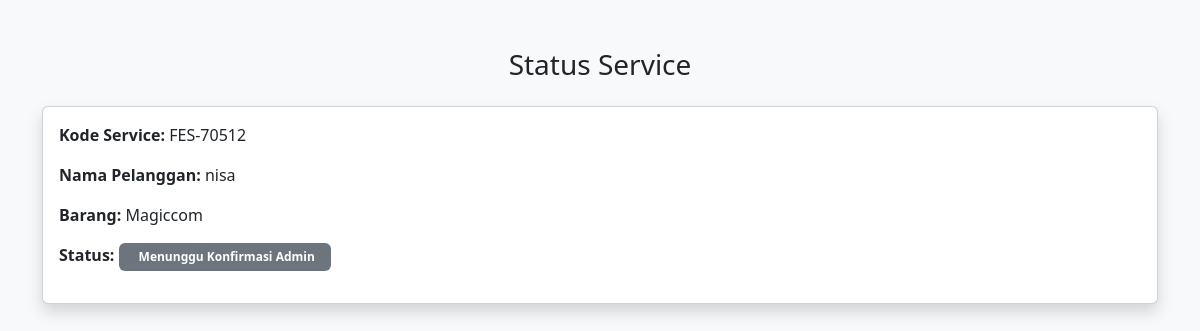
The page /status.php?kode=FES-70512 on the database its author committed.
### tables this page shows
CREATE TABLE `service` (
  `id` int(11) NOT NULL,
  `kode` varchar(20) DEFAULT NULL,
  `nama` varchar(100) DEFAULT NULL,
  `telepon` varchar(20) DEFAULT NULL,
  `alamat` text DEFAULT NULL,
  `jenis` varchar(50) DEFAULT NULL,
  `keluhan` text DEFAULT NULL,
  `status` varchar(50) DEFAULT NULL
);

### status.php (the view, shortened to what this page needs)
<?php
include 'db.php';
$kode = $_GET['kode'] ?? '';
?>
<!DOCTYPE html>
<html lang="id">
<head>
    <link href="https://cdn.jsdelivr.net/npm/bootstrap@5.3.2/dist/css/bootstrap.min.css" rel="stylesheet">
</head>
<body class="bg-light">
<div class="container py-5">
    <h3 class="text-center mb-4">Status Service</h3>
<?php
if ($kode == '') {
    echo '<div class="alert alert-info text-center">
            Silakan masukkan kode service melalui halaman utama.
          </div>';
} else {
    $kode = mysqli_real_escape_string($koneksi, $kode);
    $query = mysqli_query($koneksi, "SELECT * FROM service WHERE kode='$kode'");
    if (mysqli_num_rows($query) == 0) {
        echo '<div class="alert alert-danger text-center">
                Kode service tidak ditemukan!
              </div>';
    } else {
        $d = mysqli_fetch_assoc($query);
?>
    <div class="card shadow">
        <div class="card-body">
            <p><b>Kode Service:</b> <?= $d['kode']; ?></p>
            <p><b>Nama Pelanggan:</b> <?= $d['nama']; ?></p>
            <p><b>Barang:</b> <?= $d['jenis']; ?></p>
            <p><b>Status:</b>
<?php
$status = strtolower($d['status']);
switch ($status) {
    case 'menunggu':
        $label = 'Menunggu Konfirmasi Admin';
        $badge = 'secondary';
        break;
}
?>
    <span class="badge bg-<?= $badge; ?> px-3 py-2">
        <?= $label; ?>
    </span>
</p>
        </div>
    </div>
<?php
    }
}
?>
</div>
</body>
</html>

### rows shown on the page
service: kode "FES-70512", nama "nisa", jenis "Magiccom", status "Menunggu Konfirmasi Admin"
